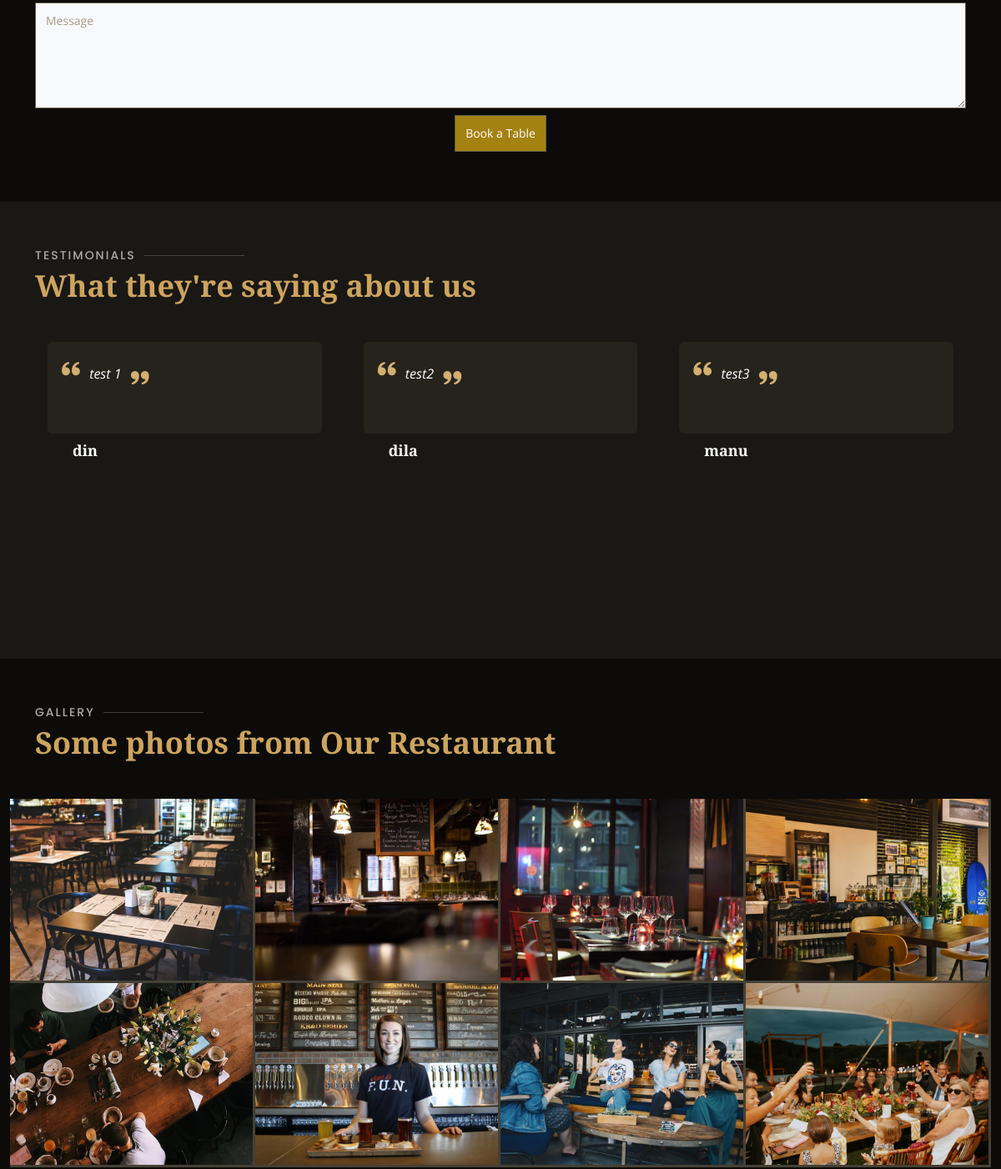
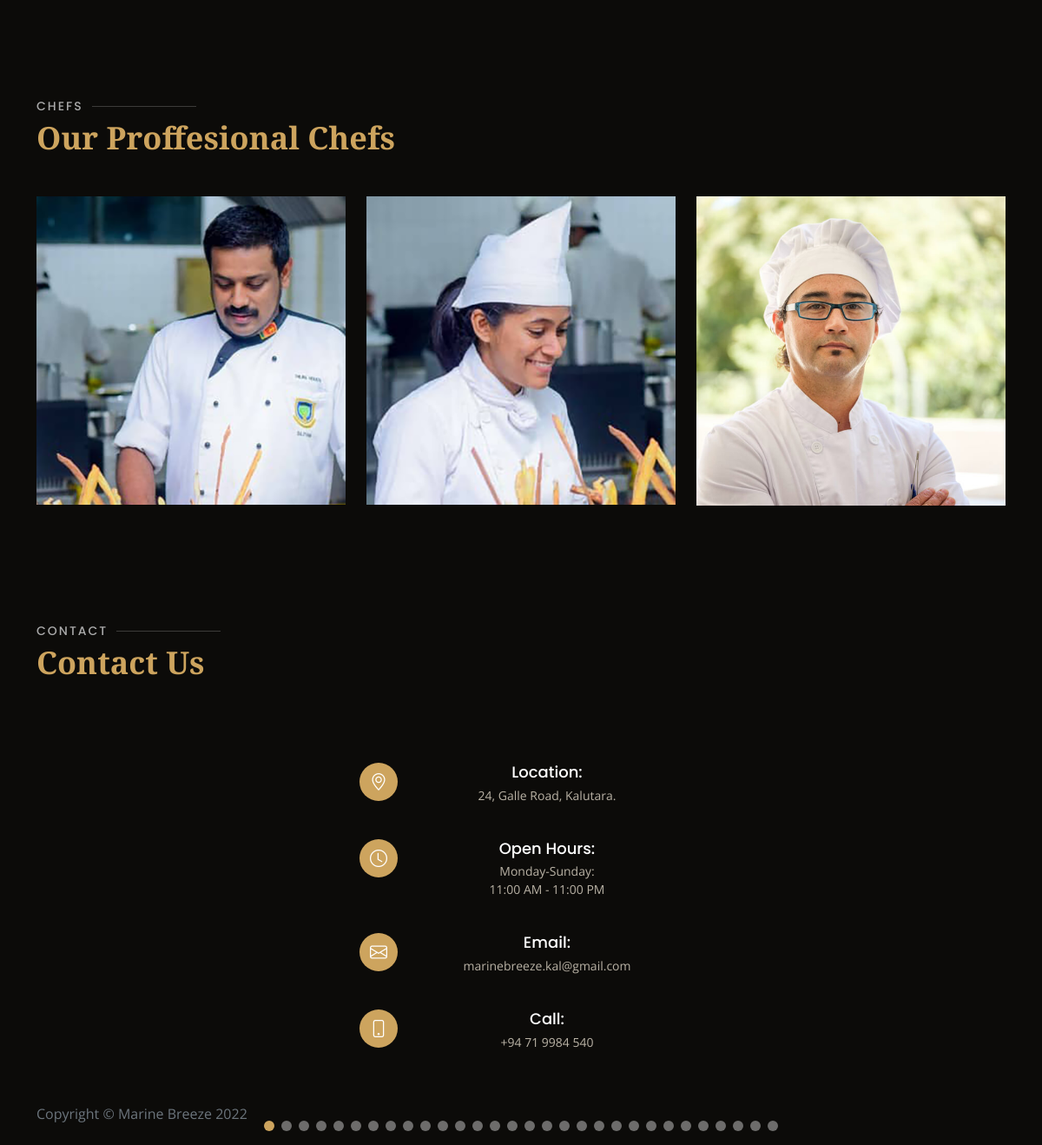
The page /pages/clientwebsite/index.php (lower part) on the database as committed earlier (2 pictures, top to bottom).
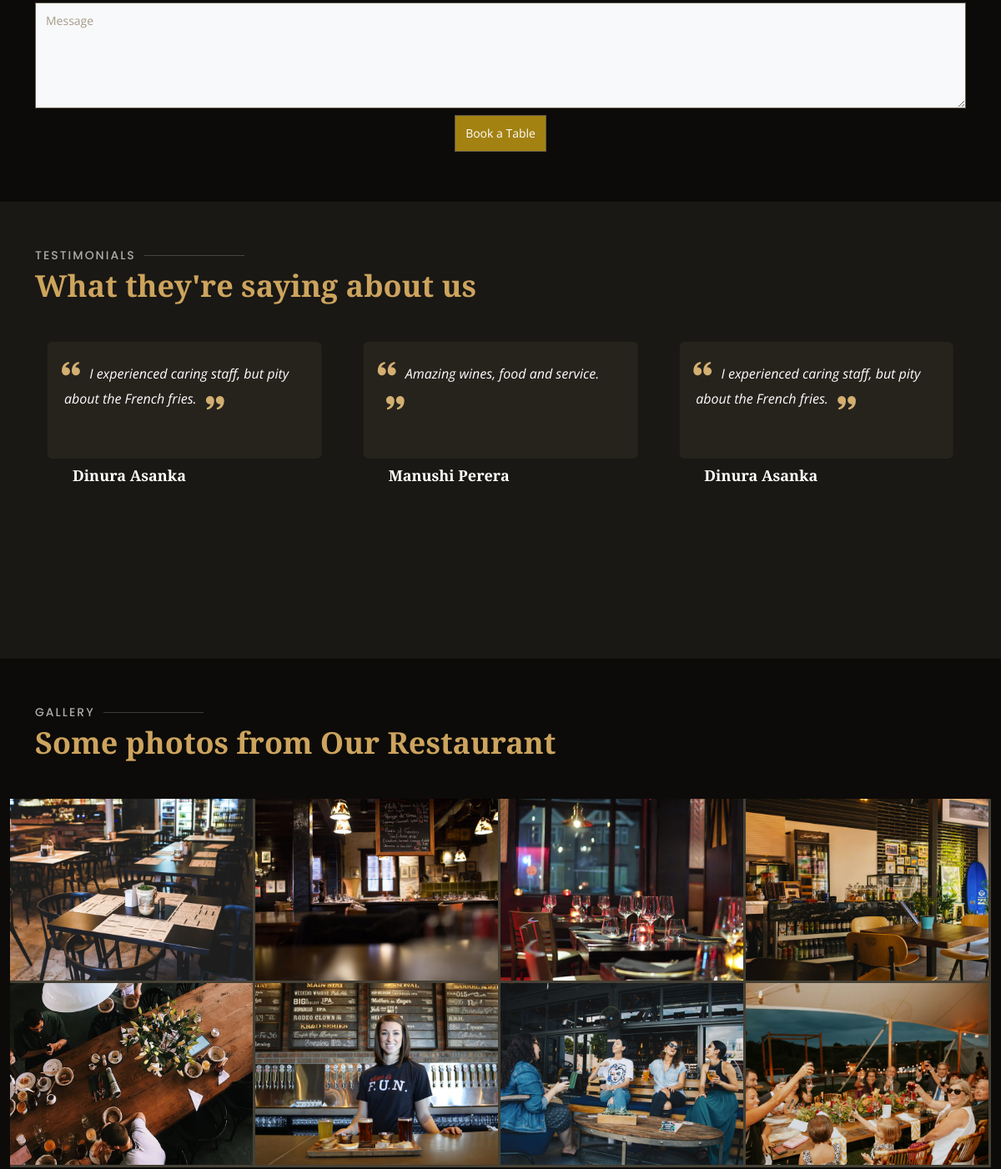
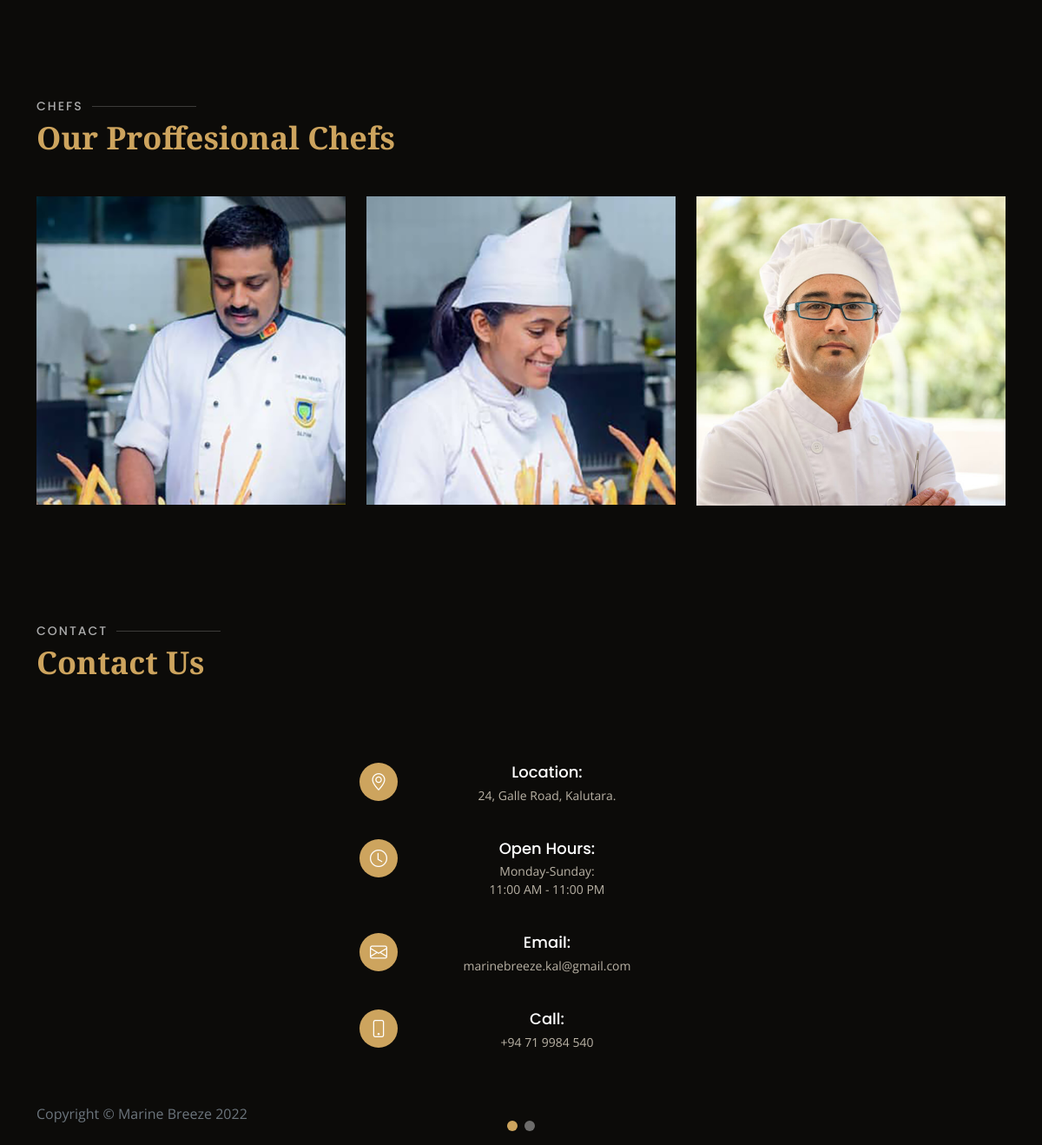
The same page on the database as committed later (2 pictures, top to bottom).
### tables this page shows
CREATE TABLE IF NOT EXISTS `feedback` (
  `fID` int(11) NOT NULL AUTO_INCREMENT,
  `fName` varchar(70) NOT NULL,
  `fComment` varchar(600) NOT NULL,
  PRIMARY KEY (`fID`)
);

### pages/clientwebsite/index.php (the view, shortened to what this page needs)
<!DOCTYPE html>
<html lang="en">
<head>
	<link rel="stylesheet" href="sweetalert2.min.css">
	<link rel="stylesheet" href="@sweetalert2/theme-dark/dark.css">
	<link href="assets/vendor/animate.css/animate.min.css" rel="stylesheet">
	<link href="assets/vendor/aos/aos.css" rel="stylesheet">
	<link href="assets/vendor/bootstrap/css/bootstrap.min.css" rel="stylesheet">
	<link href="assets/vendor/bootstrap-icons/bootstrap-icons.css" rel="stylesheet">
	<link href="assets/vendor/boxicons/css/boxicons.min.css" rel="stylesheet">
	<link href="assets/vendor/glightbox/css/glightbox.min.css" rel="stylesheet">
	<link href="assets/vendor/swiper/swiper-bundle.min.css" rel="stylesheet">
	<link href="assets/css/style.css" rel="stylesheet">
</head>
<body>
	<main id="main">
		<section id="book-a-table" class="book-a-table">
			<div class="container" data-aos="fade-up">
				<form method="post" class="php-email-form" enctype="multipart/form-data">
					<div class="form-group mt-3">
						<textarea class="form-control bg-light text-dark" name="message" rows="5" placeholder="Message"></textarea>
					</div>
					<div class="text-center"><input type="submit" name="submit" class="btn btn-primary mr-2" value="Book a Table" style="background-color: #A38212"  onClick="validateName()"/>
					</div>
				</form>
			</div>
		</section>
		<section id="testimonials" class="testimonials section-bg">
			<div class="container" data-aos="fade-up">
				<div class="section-title">
					<h2>Testimonials</h2>
					<p>What they're saying about us</p>
				</div>
				<div class="testimonials-slider swiper" data-aos="fade-up" data-aos-delay="100">
					<div class="swiper-wrapper">
						<?php
						include('config.php');
						$sql2 = "SELECT * FROM `feedback`";
						$result2 = mysqli_query($con, $sql2);
						if (mysqli_num_rows($result2) > 0) {
							while ($row = mysqli_fetch_assoc($result2)) {
						?>
								<div class="swiper-slide">
									<div class="testimonial-item">
										<p>
											<i class="bx bxs-quote-alt-left quote-icon-left"></i>
											<?php echo $row['fComment']; ?>
											<i class="bx bxs-quote-alt-right quote-icon-right"></i>
										</p>
										<h3>
											<?php echo $row['fName']; ?>
										</h3>
										<div class="swiper-pagination"></div>
									</div>
								</div>
						<?php
							}
						}
						?>
					</div>
				</div>
			</div>
		</section>
		<section id="gallery" class="gallery">
			<div class="container" data-aos="fade-up">
				<div class="section-title">
					<h2>Gallery</h2>
					<p>Some photos from Our Restaurant</p>
				</div>
			</div>
			<div class="container-fluid" data-aos="fade-up" data-aos-delay="100">
				<div class="row g-0">
					<div class="col-lg-3 col-md-4">
						<div class="gallery-item">
							<a href="assets/img/gallery/gallery-1.jpg" class="gallery-lightbox" data-gall="gallery-item">
								<img src="assets/img/gallery/gallery-1.jpg" alt="" class="img-fluid">
							</a>
						</div>
					</div>
					<div class="col-lg-3 col-md-4">
						<div class="gallery-item">
							<a href="assets/img/gallery/gallery-2.jpg" class="gallery-lightbox" data-gall="gallery-item">
								<img src="assets/img/gallery/gallery-2.jpg" alt="" class="img-fluid">
							</a>
						</div>
					</div>
					<div class="col-lg-3 col-md-4">
						<div class="gallery-item">
							<a href="assets/img/gallery/gallery-3.jpg" class="gallery-lightbox" data-gall="gallery-item">
								<img src="assets/img/gallery/gallery-3.jpg" alt="" class="img-fluid">
							</a>
						</div>
					</div>
					<div class="col-lg-3 col-md-4">
						<div class="gallery-item">
							<a href="assets/img/gallery/gallery-4.jpg" class="gallery-lightbox" data-gall="gallery-item">
								<img src="assets/img/gallery/gallery-4.jpg" alt="" class="img-fluid">
							</a>
						</div>
					</div>
					<div class="col-lg-3 col-md-4">
						<div class="gallery-item">
							<a href="assets/img/gallery/gallery-5.jpg" class="gallery-lightbox" data-gall="gallery-item">
								<img src="assets/img/gallery/gallery-5.jpg" alt="" class="img-fluid">
							</a>
						</div>
					</div>
					<div class="col-lg-3 col-md-4">
						<div class="gallery-item">
							<a href="assets/img/gallery/gallery-6.jpg" class="gallery-lightbox" data-gall="gallery-item">
								<img src="assets/img/gallery/gallery-6.jpg" alt="" class="img-fluid">
							</a>
						</div>
					</div>
					<div class="col-lg-3 col-md-4">
						<div class="gallery-item">
							<a href="assets/img/gallery/gallery-7.jpg" class="gallery-lightbox" data-gall="gallery-item">
								<img src="assets/img/gallery/gallery-7.jpg" alt="" class="img-fluid">
							</a>
						</div>
					</div>
					<div class="col-lg-3 col-md-4">
						<div class="gallery-item">
							<a href="assets/img/gallery/gallery-8.jpg" class="gallery-lightbox" data-gall="gallery-item">
								<img src="assets/img/gallery/gallery-8.jpg" alt="" class="img-fluid">
							</a>
						</div>
					</div>
				</div>
			</div>
		</section>
		<section id="chefs" class="chefs">
			<div class="container" data-aos="fade-up">
				<div class="section-title">
					<h2>Chefs</h2>
					<p>Our Proffesional Chefs</p>
				</div>
				<div class="row">
					<div class="col-lg-4 col-md-6">
						<div class="member" data-aos="zoom-in" data-aos-delay="100">
							<img src="assets/img/chefs/c1.png" class="img-fluid" alt="">
						</div>
					</div>
					<div class="col-lg-4 col-md-6">
						<div class="member" data-aos="zoom-in" data-aos-delay="200">
							<img src="assets/img/chefs/c2.png" class="img-fluid" alt="">
						</div>
					</div>
					<div class="col-lg-4 col-md-6">
						<div class="member" data-aos="zoom-in" data-aos-delay="300">
							<img src="assets/img/chefs/chefs-3.jpg" class="img-fluid" alt="">
						</div>
					</div>
				</div>
			</div>
		</section>
		<section id="contact" class="contact">
			<div class="container" data-aos="fade-up">
				<div class="section-title">
					<h2>Contact</h2>
					<p>Contact Us</p>
				</div>
			</div>
			<div class="container" data-aos="fade-up">
				<div class="row mt-5">
					<center>
						<div class="col-lg-4">
							<div class="info">
								<div class="address">
									<i class="bi bi-geo-alt"></i>
									<h4>Location:</h4>
									<p>24, Galle Road, Kalutara.</p>
								</div>
								<div class="open-hours">
									<i class="bi bi-clock"></i>
									<h4>Open Hours:</h4>
									<p>
										Monday-Sunday:<br> 11:00 AM - 11:00 PM
									</p>
								</div>
								<div class="email">
									<i class="bi bi-envelope"></i>
									<h4>Email:</h4>
									<p>marinebreeze.kal@gmail.com</p>
								</div>
								<div class="phone">
									<i class="bi bi-phone"></i>
									<h4>Call:</h4>
									<p>+94 71 9984 540</p>
								</div>
							</div>
						</div>
					</center>
				</div>
			</div>
		</section>
	</main>
	<div class="container">
		<div class="copyright">
			<span class="text-muted d-block text-center text-sm-left d-sm-inline-block">Copyright © Marine Breeze
				2022</span>
		</div><br>
	</div>
</body>
</html>

### pages/clientwebsite/assets/css/style.css (style rules this page uses)
body { font-family: "Open Sans", sans-serif; background: #0c0b09; color: #fff; }
a { color: #cda45e; text-decoration: none; }
h1, h2, h3, h4, h5, h6 { font-family: "Playfair Display", serif; }
section { padding: 60px 0; overflow: hidden; }
.section-bg { background-color: #1a1814; }
.section-title { padding-bottom: 40px; }
.section-title h2 { font-size: 14px; font-weight: 500; padding: 0; line-height: 1px; margin: 0 0 5px 0; letter-spacing: 2px; text-transform: uppercase; color: #aaaaaa; font-family: "Poppins", sans-serif; }
.section-title h2::after { content: ""; width: 120px; height: 1px; display: inline-block; background: rgba(255, 255, 255, 0.2); margin: 4px 10px; }
.section-title p { margin: 0; margin: 0; font-size: 36px; font-weight: 700; font-family: "Playfair Display", serif; color: #cda45e; }
.book-a-table .php-email-form { width: 100%; }
.book-a-table .php-email-form .form-group { padding-bottom: 8px; }
.book-a-table .php-email-form input, .book-a-table .php-email-form textarea { border-radius: 0; box-shadow: none; font-size: 14px; background: #0c0b09; border-color: #625b4b; color: white; }
.book-a-table .php-email-form input::placeholder, .book-a-table .php-email-form textarea::placeholder { color: #a49b89; }
.book-a-table .php-email-form input { height: 44px; }
.book-a-table .php-email-form textarea { padding: 10px 12px; }
.testimonials .testimonials-carousel, .testimonials .testimonials-slider { overflow: hidden; }
.testimonials .testimonial-item { box-sizing: content-box; min-height: 320px; }
.testimonials .testimonial-item h3 { font-size: 18px; font-weight: bold; margin: 10px 0 5px 45px; color: white; }
.testimonials .testimonial-item .quote-icon-left, .testimonials .testimonial-item .quote-icon-right { color: #d3af71; font-size: 26px; }
.testimonials .testimonial-item .quote-icon-left { display: inline-block; left: -5px; position: relative; }
.testimonials .testimonial-item .quote-icon-right { display: inline-block; right: -5px; position: relative; top: 10px; }
.testimonials .testimonial-item p { font-style: italic; margin: 0 15px 0 15px; padding: 20px 20px 60px 20px; background: #26231d; border-radius: 6px; position: inherit; z-index: 1; }
.testimonials .swiper-pagination { margin-top: 30px; position: fixed; }
.gallery .gallery-item { overflow: hidden; border-right: 3px solid #454035; border-bottom: 3px solid #454035; }
.gallery .gallery-item img { transition: all ease-in-out 0.4s; }
.chefs .member { text-align: center; margin-bottom: 20px; background: #343a40; position: relative; overflow: hidden; }
.contact .info { width: 100%; }
.contact .info i { font-size: 20px; float: left; width: 44px; height: 44px; background: #cda45e; display: flex; justify-content: center; align-items: center; border-radius: 50px; transition: all 0.3s ease-in-out; }
.contact .info h4 { padding: 0 0 0 60px; font-size: 18px; font-weight: 500; margin-bottom: 5px; font-family: "Poppins", sans-serif; }
.contact .info p { padding: 0 0 0 60px; margin-bottom: 0; font-size: 14px; color: #bab3a6; }
.contact .info .open-hours, .contact .info .email, .contact .info .phone { margin-top: 40px; }

Rows that differ between the two databases and show on the page:
removed feedback: fComment "test 1", fName "din"
removed feedback: fComment "test2", fName "dila"
removed feedback: fComment "test3", fName "manu"
added feedback: fComment "I experienced caring staff, but pity about the French fries.", fName "Dinura Asanka"
added feedback: fComment "Amazing wines, food and service.", fName "Manushi Perera"
